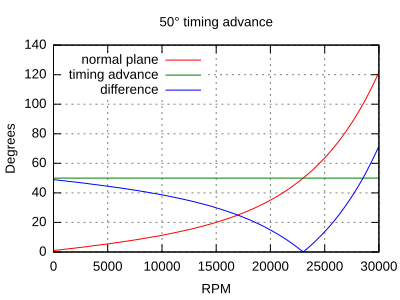

This figure's gnuplot source:
# http://gnuplot.respawned.com/
# Scale font and line width (dpi) by changing the size! It will always display stretched.
set terminal svg size 400,300 enhanced fname 'arial'  fsize 10 butt solid
set output 'out.svg'

# Key means label...
set key top left
set xlabel 'RPM'
set ylabel 'Degrees'
set title '50° timing advance'
set grid xtics mxtics ytics mytics
set xrange [0:30000]
set yrange [0:]
#set xtics 10
#set ytics 10

winding(x) = x / 1500
distortion(x) = 2 ** (x / 4500)
normal(x) = distortion(x) + winding(x)

timing(x) = 50

plot normal(x) title "normal plane", timing(x) title "timing advance", abs(timing(x) - normal(x)) title "difference"
